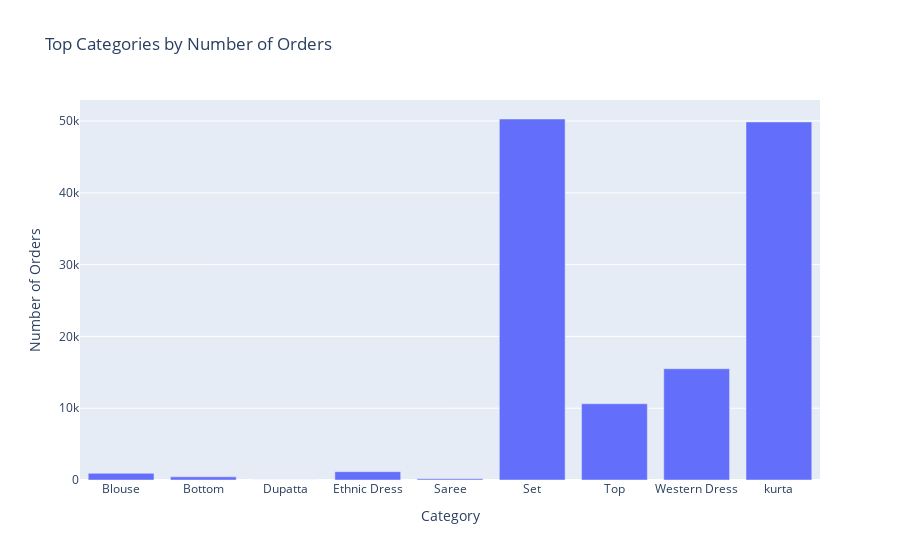

This figure's notebook cell:
### Code cell
# Group by category and calculate total orders and sales (Amount)
category_data = EcomData.groupby(['Category']).agg({'Order ID': 'count', 'Amount': 'sum'}).reset_index()

# Top categories by number of orders
fig = px.bar(category_data, 
             x='Category', 
             y='Order ID', 
             title="Top Categories by Number of Orders",
             labels={"Order ID": "Number of Orders"})
fig.show()

### Figure 1 — Plotly figure (JSON) as saved in the notebook; plotly's stock layout.template omitted (floating-point values rounded to 4 significant figures)
{"data": [{"alignmentgroup": "True", "hovertemplate": "Category=%{x}<br>Number of Orders=%{y}<extra></extra>", "legendgroup": "", "marker": {"color": "#636efa", "pattern": {"shape": ""}}, "name": "", "offsetgroup": "", "orientation": "v", "showlegend": false, "textposition": "auto", "type": "bar", "x": ["Blouse", "Bottom", "Dupatta", "Ethnic Dress", "Saree", "Set", "Top", "Western Dress", "kurta"], "xaxis": "x", "y": [926, 440, 3, 1159, 164, 50284, 10622, 15500, 49877], "yaxis": "y"}], "layout": {"barmode": "relative", "legend": {"tracegroupgap": 0}, "title": {"text": "Top Categories by Number of Orders"}, "xaxis": {"anchor": "y", "domain": [0, 1], "title": {"text": "Category"}}, "yaxis": {"anchor": "x", "domain": [0, 1], "title": {"text": "Number of Orders"}}}}
